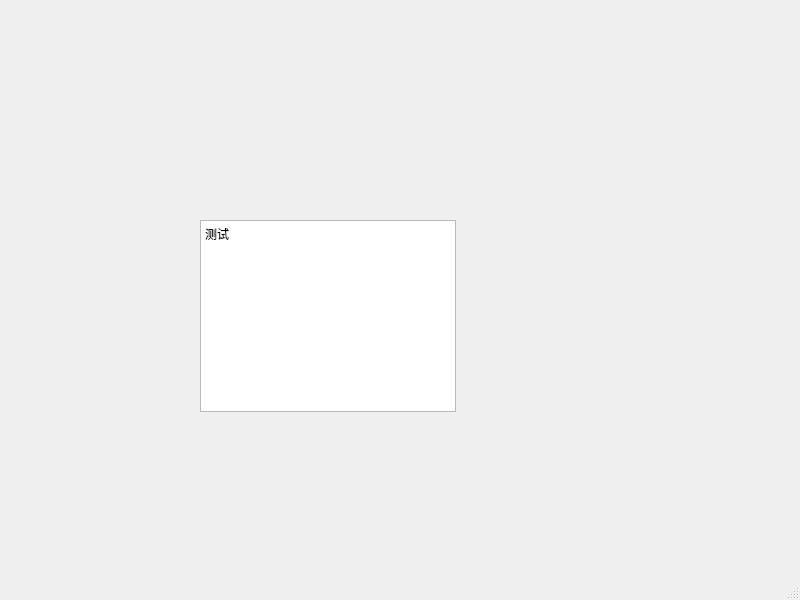
<?xml version="1.0" encoding="UTF-8"?>
<ui version="4.0">
 <class>SQL</class>
 <widget class="QMainWindow" name="SQL">
  <property name="geometry">
   <rect>
    <x>0</x>
    <y>0</y>
    <width>800</width>
    <height>600</height>
   </rect>
  </property>
  <property name="windowTitle">
   <string>SQL</string>
  </property>
  <widget class="QWidget" name="centralwidget">
   <widget class="QTextBrowser" name="textBrowser">
    <property name="geometry">
     <rect>
      <x>200</x>
      <y>220</y>
      <width>256</width>
      <height>192</height>
     </rect>
    </property>
    <property name="html">
     <string>&lt;!DOCTYPE HTML PUBLIC &quot;-//W3C//DTD HTML 4.0//EN&quot; &quot;http://www.w3.org/TR/REC-html40/strict.dtd&quot;&gt;
&lt;html&gt;&lt;head&gt;&lt;meta name=&quot;qrichtext&quot; content=&quot;1&quot; /&gt;&lt;style type=&quot;text/css&quot;&gt;
p, li { white-space: pre-wrap; }
&lt;/style&gt;&lt;/head&gt;&lt;body style=&quot; font-family:'SimSun'; font-size:9pt; font-weight:400; font-style:normal;&quot;&gt;
&lt;p style=&quot; margin-top:0px; margin-bottom:0px; margin-left:0px; margin-right:0px; -qt-block-indent:0; text-indent:0px;&quot;&gt;&lt;span style=&quot; font-family:'SimSun';&quot;&gt;测试&lt;/span&gt;&lt;/p&gt;&lt;/body&gt;&lt;/html&gt;</string>
    </property>
   </widget>
  </widget>
  <widget class="QMenuBar" name="menubar">
   <property name="geometry">
    <rect>
     <x>0</x>
     <y>0</y>
     <width>800</width>
     <height>23</height>
    </rect>
   </property>
  </widget>
  <widget class="QStatusBar" name="statusbar"/>
 </widget>
 <resources/>
 <connections/>
</ui>
